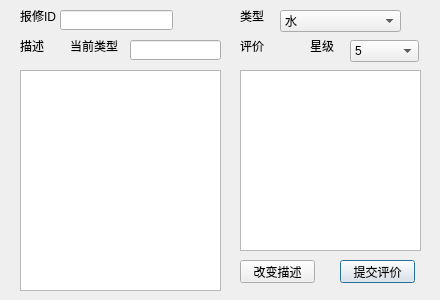
<?xml version="1.0" encoding="UTF-8"?>
<ui version="4.0">
 <class>OChReDialog</class>
 <widget class="QDialog" name="OChReDialog">
  <property name="geometry">
   <rect>
    <x>0</x>
    <y>0</y>
    <width>440</width>
    <height>300</height>
   </rect>
  </property>
  <property name="windowTitle">
   <string>评价</string>
  </property>
  <widget class="QLabel" name="label">
   <property name="geometry">
    <rect>
     <x>20</x>
     <y>10</y>
     <width>54</width>
     <height>12</height>
    </rect>
   </property>
   <property name="text">
    <string>报修ID</string>
   </property>
  </widget>
  <widget class="QLineEdit" name="edtId">
   <property name="geometry">
    <rect>
     <x>60</x>
     <y>10</y>
     <width>113</width>
     <height>20</height>
    </rect>
   </property>
   <property name="focusPolicy">
    <enum>Qt::NoFocus</enum>
   </property>
  </widget>
  <widget class="QLabel" name="label_2">
   <property name="geometry">
    <rect>
     <x>240</x>
     <y>10</y>
     <width>54</width>
     <height>12</height>
    </rect>
   </property>
   <property name="text">
    <string>类型</string>
   </property>
  </widget>
  <widget class="QComboBox" name="boxKind">
   <property name="geometry">
    <rect>
     <x>280</x>
     <y>10</y>
     <width>121</width>
     <height>22</height>
    </rect>
   </property>
   <item>
    <property name="text">
     <string>水</string>
    </property>
   </item>
   <item>
    <property name="text">
     <string>电</string>
    </property>
   </item>
   <item>
    <property name="text">
     <string>家具</string>
    </property>
   </item>
   <item>
    <property name="text">
     <string>墙面/地面</string>
    </property>
   </item>
   <item>
    <property name="text">
     <string>燃气</string>
    </property>
   </item>
  </widget>
  <widget class="QLabel" name="label_3">
   <property name="geometry">
    <rect>
     <x>20</x>
     <y>40</y>
     <width>54</width>
     <height>12</height>
    </rect>
   </property>
   <property name="text">
    <string>描述</string>
   </property>
  </widget>
  <widget class="QTextEdit" name="edtProblem">
   <property name="geometry">
    <rect>
     <x>20</x>
     <y>70</y>
     <width>201</width>
     <height>221</height>
    </rect>
   </property>
  </widget>
  <widget class="QLabel" name="label_4">
   <property name="geometry">
    <rect>
     <x>240</x>
     <y>40</y>
     <width>54</width>
     <height>12</height>
    </rect>
   </property>
   <property name="text">
    <string>评价</string>
   </property>
  </widget>
  <widget class="QPushButton" name="btnSubmit">
   <property name="geometry">
    <rect>
     <x>340</x>
     <y>260</y>
     <width>75</width>
     <height>23</height>
    </rect>
   </property>
   <property name="text">
    <string>提交评价</string>
   </property>
  </widget>
  <widget class="QPushButton" name="btnChange">
   <property name="geometry">
    <rect>
     <x>240</x>
     <y>260</y>
     <width>75</width>
     <height>23</height>
    </rect>
   </property>
   <property name="text">
    <string>改变描述</string>
   </property>
  </widget>
  <widget class="QLabel" name="label_5">
   <property name="geometry">
    <rect>
     <x>70</x>
     <y>40</y>
     <width>54</width>
     <height>12</height>
    </rect>
   </property>
   <property name="text">
    <string>当前类型</string>
   </property>
  </widget>
  <widget class="QLineEdit" name="edtKind">
   <property name="geometry">
    <rect>
     <x>130</x>
     <y>40</y>
     <width>91</width>
     <height>20</height>
    </rect>
   </property>
  </widget>
  <widget class="QTextEdit" name="edtEvaluate">
   <property name="geometry">
    <rect>
     <x>240</x>
     <y>70</y>
     <width>181</width>
     <height>181</height>
    </rect>
   </property>
  </widget>
  <widget class="QLabel" name="label_6">
   <property name="geometry">
    <rect>
     <x>310</x>
     <y>40</y>
     <width>54</width>
     <height>12</height>
    </rect>
   </property>
   <property name="text">
    <string>星级</string>
   </property>
  </widget>
  <widget class="QComboBox" name="boxStar">
   <property name="geometry">
    <rect>
     <x>350</x>
     <y>40</y>
     <width>69</width>
     <height>22</height>
    </rect>
   </property>
   <item>
    <property name="text">
     <string>5</string>
    </property>
   </item>
   <item>
    <property name="text">
     <string>4</string>
    </property>
   </item>
   <item>
    <property name="text">
     <string>3</string>
    </property>
   </item>
   <item>
    <property name="text">
     <string>2</string>
    </property>
   </item>
   <item>
    <property name="text">
     <string>1</string>
    </property>
   </item>
  </widget>
 </widget>
 <resources/>
 <connections>
  <connection>
   <sender>btnChange</sender>
   <signal>clicked()</signal>
   <receiver>OChReDialog</receiver>
   <slot>change()</slot>
   <hints>
    <hint type="sourcelabel">
     <x>256</x>
     <y>270</y>
    </hint>
    <hint type="destinationlabel">
     <x>203</x>
     <y>136</y>
    </hint>
   </hints>
  </connection>
  <connection>
   <sender>btnSubmit</sender>
   <signal>clicked()</signal>
   <receiver>OChReDialog</receiver>
   <slot>submit()</slot>
   <hints>
    <hint type="sourcelabel">
     <x>369</x>
     <y>271</y>
    </hint>
    <hint type="destinationlabel">
     <x>233</x>
     <y>132</y>
    </hint>
   </hints>
  </connection>
 </connections>
 <slots>
  <slot>change()</slot>
  <slot>submit()</slot>
 </slots>
</ui>
